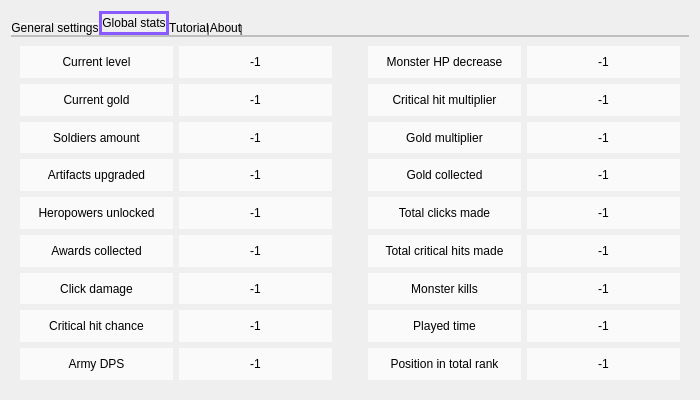
<?xml version="1.0" encoding="UTF-8"?>
<ui version="4.0">
 <class>SettingsUI</class>
 <widget class="QDialog" name="SettingsUI">
  <property name="geometry">
   <rect>
    <x>0</x>
    <y>0</y>
    <width>700</width>
    <height>400</height>
   </rect>
  </property>
  <property name="sizePolicy">
   <sizepolicy hsizetype="Fixed" vsizetype="Fixed">
    <horstretch>70</horstretch>
    <verstretch>0</verstretch>
   </sizepolicy>
  </property>
  <property name="minimumSize">
   <size>
    <width>700</width>
    <height>400</height>
   </size>
  </property>
  <property name="maximumSize">
   <size>
    <width>700</width>
    <height>400</height>
   </size>
  </property>
  <property name="windowTitle">
   <string>Setings</string>
  </property>
  <property name="styleSheet">
   <string notr="true">QDialog {
	background-image: url(:/design/design/battlefield/background.png);
}


</string>
  </property>
  <layout class="QGridLayout" name="gridLayout">
   <item row="0" column="0">
    <widget class="QTabWidget" name="settingsTabs_tabWidget">
     <property name="styleSheet">
      <string notr="true">/*-----------------------------------------------------LABELS-----------------------------------------------------*/

QLabel {
	background-color: rgba(255, 255, 255, 170);
	font: 75 bold 16pt &quot;PMingLiU-ExtB&quot;;
	color: black;
}

QLabel#label_2 {
	font: 75 bold 19pt &quot;PMingLiU-ExtB&quot;;
}

QLabel#helpLbl {
	font: 75 bold 9pt &quot;PMingLiU-ExtB&quot;;
}

QPushButton:pressed {
	margin-bottom: 5px;
	margin-top: 5px;
	margin-left: 5px;
	margin-right: 5px;
	border-style: inset;
}

/*-----------------------------------------------------QTABWIDGET-----------------------------------------------------*/

QTabWidget::pane {
    border-top: 2px solid rgb(191, 191, 191);
}

QTabWidget::tab-bar {
    left: 0px;
}

QTabBar::tab {
	background-image: url(:/design/design/tabwidget_tabBG.png);
    border: 3px solid rgb(137, 90, 255);
	width: 147px;
    padding: 8px;
	color: white;
	font: 75 bold 12pt &quot;PMingLiU-ExtB&quot;;
	border-top-left-radius: 7px;
    border-top-right-radius: 7px;
	border-bottom-left-radius: 7px;
	border-bottom-right-radius: 7px;
}

QTabBar::tab:selected, QTabBar::tab:hover {
    background-image: url(:/design/design/tabwidget_tabHoveredBG.png);
}

QTabBar::tab:selected {
    border: 3px solid rgb(137, 90, 255);
}

QTabBar::tab:!selected {
    margin-top: 10px;
}

QTabBar::tab:first:selected {
    margin-left: 0;
}

QTabBar::tab:last:selected {
    margin-right: 0;
}

/*-----------------------------------------------------TAB_IMAGES-----------------------------------------------------*/

QWidget#gnrlSettings_tab {
	background-image: url(:/design/design/settings/settingsBG.png);
}

QWidget#glblStats_tab {
	background-image: url(:/design/design/settings/settingsBG.png);
}

QWidget#tutorial_tab {
	background-image: url(:/design/design/settings/settingsBG.png);
}

QWidget#about_tab {
	background-image: url(:/design/design/settings/settingsBG.png);
}

/*-----------------------------------------------------BUTTON IMAGES-----------------------------------------------------*/
QPushButton#vkshare_btn {
	border-image: url(:/design/design/settings/vklogo.png);
}

QPushButton#fbshare_btn {
	border-image: url(:/design/design/settings/fblogo.png);
}

QPushButton#twishare_btn {
	border-image: url(:/design/design/settings/twitterlogo.png);
}

QPushButton#save_btn {
	border-image: url(:/design/design/settings/saveButton.png);
}</string>
     </property>
     <property name="currentIndex">
      <number>1</number>
     </property>
     <widget class="QWidget" name="gnrlSettings_tab">
      <attribute name="title">
       <string>General settings</string>
      </attribute>
      <widget class="QWidget" name="layoutWidget">
       <property name="geometry">
        <rect>
         <x>170</x>
         <y>180</y>
         <width>344</width>
         <height>131</height>
        </rect>
       </property>
       <layout class="QVBoxLayout" name="verticalLayout_5">
        <item>
         <widget class="QLabel" name="shareDescr_lbl">
          <property name="text">
           <string>Tell your friends about this game!</string>
          </property>
          <property name="alignment">
           <set>Qt::AlignCenter</set>
          </property>
         </widget>
        </item>
        <item>
         <layout class="QHBoxLayout" name="horizontalLayout_3">
          <property name="spacing">
           <number>20</number>
          </property>
          <item>
           <widget class="QPushButton" name="vkshare_btn">
            <property name="minimumSize">
             <size>
              <width>100</width>
              <height>100</height>
             </size>
            </property>
            <property name="text">
             <string/>
            </property>
           </widget>
          </item>
          <item>
           <widget class="QPushButton" name="fbshare_btn">
            <property name="minimumSize">
             <size>
              <width>100</width>
              <height>100</height>
             </size>
            </property>
            <property name="text">
             <string/>
            </property>
           </widget>
          </item>
          <item>
           <widget class="QPushButton" name="twishare_btn">
            <property name="minimumSize">
             <size>
              <width>100</width>
              <height>100</height>
             </size>
            </property>
            <property name="text">
             <string/>
            </property>
           </widget>
          </item>
         </layout>
        </item>
       </layout>
      </widget>
      <widget class="QWidget" name="layoutWidget">
       <property name="geometry">
        <rect>
         <x>220</x>
         <y>20</y>
         <width>241</width>
         <height>151</height>
        </rect>
       </property>
       <layout class="QVBoxLayout" name="verticalLayout_6">
        <item>
         <widget class="QLabel" name="label">
          <property name="text">
           <string>Save your progress</string>
          </property>
          <property name="alignment">
           <set>Qt::AlignCenter</set>
          </property>
         </widget>
        </item>
        <item>
         <widget class="QPushButton" name="save_btn">
          <property name="minimumSize">
           <size>
            <width>50</width>
            <height>100</height>
           </size>
          </property>
          <property name="maximumSize">
           <size>
            <width>1000</width>
            <height>16777215</height>
           </size>
          </property>
          <property name="text">
           <string/>
          </property>
         </widget>
        </item>
       </layout>
      </widget>
     </widget>
     <widget class="QWidget" name="glblStats_tab">
      <attribute name="title">
       <string>Global stats</string>
      </attribute>
      <layout class="QGridLayout" name="gridLayout_2">
       <item row="0" column="0">
        <layout class="QHBoxLayout" name="horizontalLayout">
         <item>
          <layout class="QVBoxLayout" name="verticalLayout">
           <item>
            <widget class="QLabel" name="descr_lbl_1">
             <property name="text">
              <string>Current level</string>
             </property>
             <property name="alignment">
              <set>Qt::AlignCenter</set>
             </property>
            </widget>
           </item>
           <item>
            <widget class="QLabel" name="descr_lbl_2">
             <property name="text">
              <string>Current gold</string>
             </property>
             <property name="alignment">
              <set>Qt::AlignCenter</set>
             </property>
            </widget>
           </item>
           <item>
            <widget class="QLabel" name="descr_lbl_3">
             <property name="text">
              <string>Soldiers amount</string>
             </property>
             <property name="alignment">
              <set>Qt::AlignCenter</set>
             </property>
            </widget>
           </item>
           <item>
            <widget class="QLabel" name="descr_lbl_4">
             <property name="text">
              <string>Artifacts upgraded</string>
             </property>
             <property name="alignment">
              <set>Qt::AlignCenter</set>
             </property>
            </widget>
           </item>
           <item>
            <widget class="QLabel" name="descr_lbl_5">
             <property name="text">
              <string>Heropowers unlocked</string>
             </property>
             <property name="alignment">
              <set>Qt::AlignCenter</set>
             </property>
            </widget>
           </item>
           <item>
            <widget class="QLabel" name="descr_lbl_6">
             <property name="text">
              <string>Awards collected</string>
             </property>
             <property name="alignment">
              <set>Qt::AlignCenter</set>
             </property>
            </widget>
           </item>
           <item>
            <widget class="QLabel" name="descr_lbl_7">
             <property name="text">
              <string>Click damage</string>
             </property>
             <property name="alignment">
              <set>Qt::AlignCenter</set>
             </property>
            </widget>
           </item>
           <item>
            <widget class="QLabel" name="descr_lbl_8">
             <property name="text">
              <string>Critical hit chance</string>
             </property>
             <property name="alignment">
              <set>Qt::AlignCenter</set>
             </property>
            </widget>
           </item>
           <item>
            <widget class="QLabel" name="descr_lbl_9">
             <property name="text">
              <string>Army DPS</string>
             </property>
             <property name="alignment">
              <set>Qt::AlignCenter</set>
             </property>
            </widget>
           </item>
          </layout>
         </item>
         <item>
          <layout class="QVBoxLayout" name="verticalLayout_2">
           <item>
            <widget class="QLabel" name="val_lbl_1">
             <property name="text">
              <string>-1</string>
             </property>
             <property name="alignment">
              <set>Qt::AlignCenter</set>
             </property>
            </widget>
           </item>
           <item>
            <widget class="QLabel" name="val_lbl_2">
             <property name="text">
              <string>-1</string>
             </property>
             <property name="alignment">
              <set>Qt::AlignCenter</set>
             </property>
            </widget>
           </item>
           <item>
            <widget class="QLabel" name="val_lbl_3">
             <property name="text">
              <string>-1</string>
             </property>
             <property name="alignment">
              <set>Qt::AlignCenter</set>
             </property>
            </widget>
           </item>
           <item>
            <widget class="QLabel" name="val_lbl_4">
             <property name="text">
              <string>-1</string>
             </property>
             <property name="alignment">
              <set>Qt::AlignCenter</set>
             </property>
            </widget>
           </item>
           <item>
            <widget class="QLabel" name="val_lbl_5">
             <property name="text">
              <string>-1</string>
             </property>
             <property name="alignment">
              <set>Qt::AlignCenter</set>
             </property>
            </widget>
           </item>
           <item>
            <widget class="QLabel" name="val_lbl_6">
             <property name="text">
              <string>-1</string>
             </property>
             <property name="alignment">
              <set>Qt::AlignCenter</set>
             </property>
            </widget>
           </item>
           <item>
            <widget class="QLabel" name="val_lbl_7">
             <property name="text">
              <string>-1</string>
             </property>
             <property name="alignment">
              <set>Qt::AlignCenter</set>
             </property>
            </widget>
           </item>
           <item>
            <widget class="QLabel" name="val_lbl_8">
             <property name="text">
              <string>-1</string>
             </property>
             <property name="alignment">
              <set>Qt::AlignCenter</set>
             </property>
            </widget>
           </item>
           <item>
            <widget class="QLabel" name="val_lbl_9">
             <property name="text">
              <string>-1</string>
             </property>
             <property name="alignment">
              <set>Qt::AlignCenter</set>
             </property>
            </widget>
           </item>
          </layout>
         </item>
        </layout>
       </item>
       <item row="0" column="1">
        <spacer name="horizontalSpacer">
         <property name="orientation">
          <enum>Qt::Horizontal</enum>
         </property>
         <property name="sizeType">
          <enum>QSizePolicy::Fixed</enum>
         </property>
         <property name="sizeHint" stdset="0">
          <size>
           <width>30</width>
           <height>20</height>
          </size>
         </property>
        </spacer>
       </item>
       <item row="0" column="2">
        <layout class="QHBoxLayout" name="horizontalLayout_2">
         <item>
          <layout class="QVBoxLayout" name="verticalLayout_3">
           <item>
            <widget class="QLabel" name="descr_lbl_10">
             <property name="text">
              <string>Monster HP decrease</string>
             </property>
             <property name="alignment">
              <set>Qt::AlignCenter</set>
             </property>
            </widget>
           </item>
           <item>
            <widget class="QLabel" name="descr_lbl_11">
             <property name="text">
              <string>Critical hit multiplier</string>
             </property>
             <property name="alignment">
              <set>Qt::AlignCenter</set>
             </property>
            </widget>
           </item>
           <item>
            <widget class="QLabel" name="descr_lbl_12">
             <property name="text">
              <string>Gold multiplier</string>
             </property>
             <property name="alignment">
              <set>Qt::AlignCenter</set>
             </property>
            </widget>
           </item>
           <item>
            <widget class="QLabel" name="descr_lbl_13">
             <property name="text">
              <string>Gold collected</string>
             </property>
             <property name="alignment">
              <set>Qt::AlignCenter</set>
             </property>
            </widget>
           </item>
           <item>
            <widget class="QLabel" name="descr_lbl_14">
             <property name="text">
              <string>Total clicks made</string>
             </property>
             <property name="alignment">
              <set>Qt::AlignCenter</set>
             </property>
            </widget>
           </item>
           <item>
            <widget class="QLabel" name="descr_lbl_15">
             <property name="text">
              <string>Total critical hits made</string>
             </property>
             <property name="alignment">
              <set>Qt::AlignCenter</set>
             </property>
            </widget>
           </item>
           <item>
            <widget class="QLabel" name="descr_lbl_16">
             <property name="text">
              <string>Monster kills</string>
             </property>
             <property name="alignment">
              <set>Qt::AlignCenter</set>
             </property>
            </widget>
           </item>
           <item>
            <widget class="QLabel" name="descr_lbl_17">
             <property name="text">
              <string>Played time</string>
             </property>
             <property name="alignment">
              <set>Qt::AlignCenter</set>
             </property>
            </widget>
           </item>
           <item>
            <widget class="QLabel" name="descr_lbl_18">
             <property name="text">
              <string>Position in total rank</string>
             </property>
             <property name="alignment">
              <set>Qt::AlignCenter</set>
             </property>
            </widget>
           </item>
          </layout>
         </item>
         <item>
          <layout class="QVBoxLayout" name="verticalLayout_4">
           <item>
            <widget class="QLabel" name="val_lbl_10">
             <property name="text">
              <string>-1</string>
             </property>
             <property name="alignment">
              <set>Qt::AlignCenter</set>
             </property>
            </widget>
           </item>
           <item>
            <widget class="QLabel" name="val_lbl_11">
             <property name="text">
              <string>-1</string>
             </property>
             <property name="alignment">
              <set>Qt::AlignCenter</set>
             </property>
            </widget>
           </item>
           <item>
            <widget class="QLabel" name="val_lbl_12">
             <property name="text">
              <string>-1</string>
             </property>
             <property name="alignment">
              <set>Qt::AlignCenter</set>
             </property>
            </widget>
           </item>
           <item>
            <widget class="QLabel" name="val_lbl_13">
             <property name="text">
              <string>-1</string>
             </property>
             <property name="alignment">
              <set>Qt::AlignCenter</set>
             </property>
            </widget>
           </item>
           <item>
            <widget class="QLabel" name="val_lbl_14">
             <property name="text">
              <string>-1</string>
             </property>
             <property name="alignment">
              <set>Qt::AlignCenter</set>
             </property>
            </widget>
           </item>
           <item>
            <widget class="QLabel" name="val_lbl_15">
             <property name="text">
              <string>-1</string>
             </property>
             <property name="alignment">
              <set>Qt::AlignCenter</set>
             </property>
            </widget>
           </item>
           <item>
            <widget class="QLabel" name="val_lbl_16">
             <property name="text">
              <string>-1</string>
             </property>
             <property name="alignment">
              <set>Qt::AlignCenter</set>
             </property>
            </widget>
           </item>
           <item>
            <widget class="QLabel" name="val_lbl_17">
             <property name="text">
              <string>-1</string>
             </property>
             <property name="alignment">
              <set>Qt::AlignCenter</set>
             </property>
            </widget>
           </item>
           <item>
            <widget class="QLabel" name="val_lbl_18">
             <property name="text">
              <string>-1</string>
             </property>
             <property name="alignment">
              <set>Qt::AlignCenter</set>
             </property>
            </widget>
           </item>
          </layout>
         </item>
        </layout>
       </item>
      </layout>
     </widget>
     <widget class="QWidget" name="tutorial_tab">
      <attribute name="title">
       <string>Tutorial</string>
      </attribute>
      <layout class="QGridLayout" name="gridLayout_3">
       <item row="0" column="0">
        <widget class="QLabel" name="helpLbl">
         <property name="text">
          <string>&lt;html&gt;&lt;head/&gt;&lt;body&gt;&lt;p&gt;Dungeon of dragons is a &amp;quot;clicker&amp;quot; game. That means, you should click as much as you can and the more gold and diamonds you earn, the better you fight with dragons.&lt;/p&gt;&lt;p&gt;Crush dragons and go further into the dungeon - that's a goal of the game.&lt;/p&gt;&lt;p&gt;When you are clicking on the monster, he gets damage. When the monster will have zero HP, that means, that you have passed the level. By passing levels you are getting money and probably diamonds.&lt;/p&gt;&lt;p&gt;Tap damage upgrades locate in &amp;quot;Hero powers&amp;quot; tab.&lt;/p&gt;&lt;p&gt;Only clicking is hard, so soldiers can help you overcome the enemy! What they do - they passively kill the monster without your help. You can hire soldiers in &amp;quot;Hire army&amp;quot; tab.&lt;br/&gt;&lt;br/&gt;Hero powers will also help you. You buy them once, and then can always use for free. They have cooldown, so be patient!&lt;br/&gt;&lt;br/&gt;Perks are also useful and very strong, but they are not cheap. They do certain buffs - so use them with mind!&lt;/p&gt;&lt;p&gt;Artifacts - this is key to win this game. They give spectacular multipliers to gold and diamonds gaining, they can reduce cost of the perks and reduce monster HP.&lt;/p&gt;&lt;p&gt;You can also see your achievements and ranking by clicking certain buttons on the main battle field.&lt;/p&gt;&lt;/body&gt;&lt;/html&gt;</string>
         </property>
         <property name="wordWrap">
          <bool>true</bool>
         </property>
        </widget>
       </item>
      </layout>
     </widget>
     <widget class="QWidget" name="about_tab">
      <attribute name="title">
       <string>About</string>
      </attribute>
      <widget class="QLabel" name="label_2">
       <property name="geometry">
        <rect>
         <x>250</x>
         <y>80</y>
         <width>181</width>
         <height>91</height>
        </rect>
       </property>
       <property name="text">
        <string>Maxim Gonchar
2016
Course work</string>
       </property>
       <property name="alignment">
        <set>Qt::AlignCenter</set>
       </property>
      </widget>
      <widget class="QLabel" name="label_3">
       <property name="geometry">
        <rect>
         <x>170</x>
         <y>300</y>
         <width>367</width>
         <height>21</height>
        </rect>
       </property>
       <property name="text">
        <string>This program is built with Qt framework.</string>
       </property>
      </widget>
     </widget>
    </widget>
   </item>
  </layout>
 </widget>
 <resources/>
 <connections/>
</ui>
